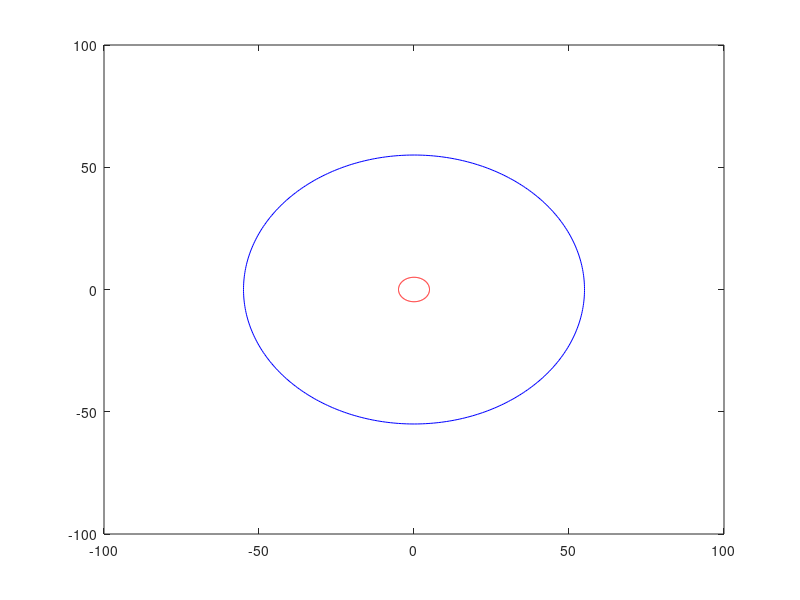

Write the MATLAB code that produced this figure.
theta=linspace(-pi,pi,400);
r1=5;
x1=r1*cos(theta);
y1=r1*sin(theta);
r2=55;
x2=r2*cos(theta);
y2=r2*sin(theta);
plot(x1,y1,'r',x2,y2,'b');
axis([-100,100,-100,100]);